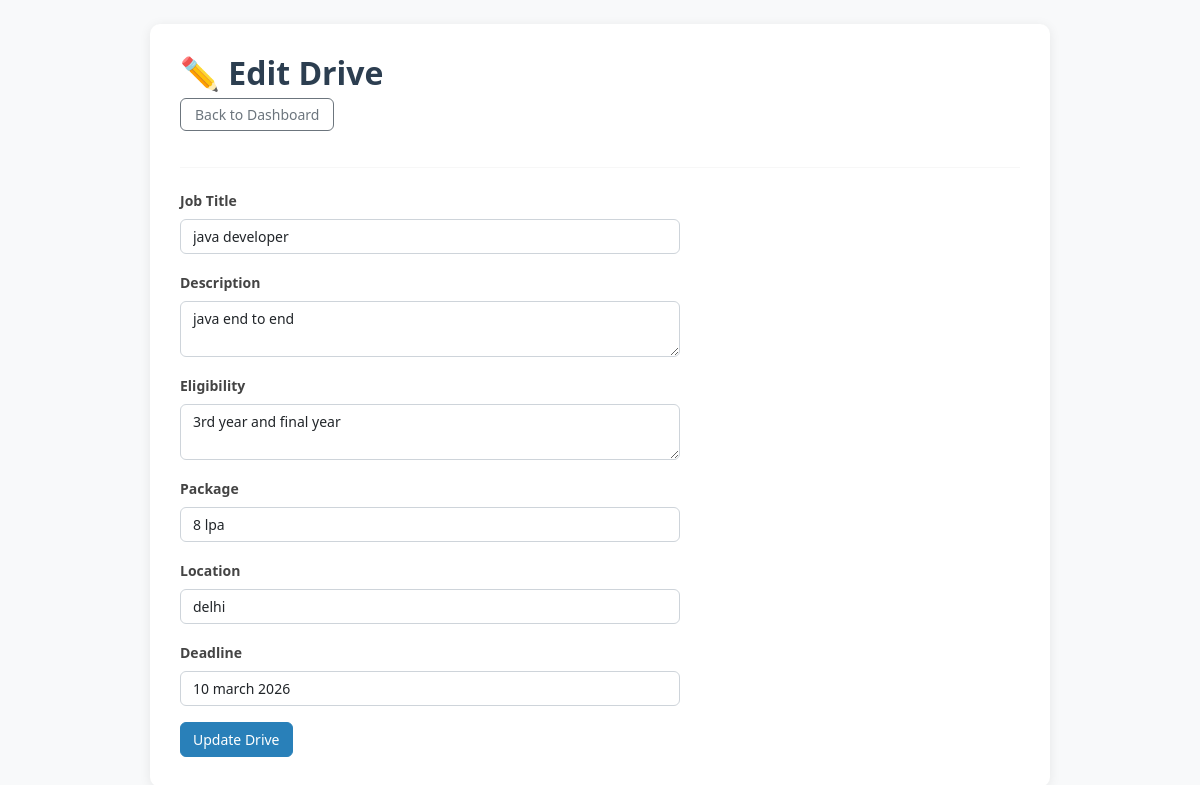
/company/drive/update/1 (signed in), run on the app's committed database.
### app.py (models this page shows)
class PlacementDrive(db.Model):
    id           = db.Column(db.Integer, primary_key=True)
    company_id   = db.Column(db.Integer, db.ForeignKey('company.id'), nullable=False)
    job_title    = db.Column(db.String(200), nullable=False)
    description  = db.Column(db.Text)
    eligibility  = db.Column(db.Text)
    package      = db.Column(db.String(100))
    location     = db.Column(db.String(100))
    status       = db.Column(db.String(20), default='Pending')
    deadline     = db.Column(db.String(100), nullable=False)
    created_at   = db.Column(db.DateTime, default=datetime.utcnow)
    applications = db.relationship('Application', backref='drive', lazy=True)

### app.py (the view, shortened to what this page needs)
@app.route('/company/drive/update/<int:drive_id>', methods=['GET', 'POST'])
@company_required
def modify_drive(drive_id):
    d = fetch_drive(drive_id)
    if not d:
        return redirect(url_for('dashboard_company'))
    return render_template('company/edit_drive.html', drive=d)

### app.py (called while the page is built)
def company_required(f):
    from functools import wraps
    @wraps(f)
    def wrapper(*args, **kwargs):
        if 'cid' not in session:
            flash("Please login first.", "warning")
            return redirect(url_for('login_company'))
        return f(*args, **kwargs)
    return wrapper

def fetch_drive(drive_id):
    record = PlacementDrive.query.get_or_404(drive_id)
    if record.company_id != session['cid']:
        flash("Access denied.", "danger")
        return None
    return record

### templates/company/edit_drive.html
{% extends "base.html" %}
{% block body %}
<h2>✏️ Edit Drive</h2>
<a href="{{ url_for('dashboard_company') }}" class="btn btn-outline-secondary btn-sm mb-3">Back to Dashboard</a>
<hr>
<form method="POST" style="max-width: 500px;">
    <div class="mb-3">
        <label class="form-label">Job Title</label>
        <input type="text" name="job_title" class="form-control" value="{{ drive.job_title }}" required>
    </div>
    <div class="mb-3">
        <label class="form-label">Description</label>
        <textarea name="description" class="form-control">{{ drive.description or '' }}</textarea>
    </div>
    <div class="mb-3">
        <label class="form-label">Eligibility</label>
        <textarea name="eligibility" class="form-control">{{ drive.eligibility or '' }}</textarea>
    </div>
    <div class="mb-3">
        <label class="form-label">Package</label>
        <input type="text" name="package" class="form-control" value="{{ drive.package or '' }}">
    </div>
    <div class="mb-3">
        <label class="form-label">Location</label>
        <input type="text" name="location" class="form-control" value="{{ drive.location or '' }}">
    </div>
    <div class="mb-3">
        <label class="form-label">Deadline</label>
        <input type="text" name="deadline" class="form-control" value="{{ drive.deadline or '' }}">
    </div>
    <button type="submit" class="btn btn-primary">Update Drive</button>
</form>
{% endblock body %}

### static/style.css (style rules this page uses)
body { background-color: #f4f6f9; font-family: 'Segoe UI', Arial, sans-serif; color: #333; }
h2 { font-weight: 700; color: #2c3e50; margin-bottom: 6px; }
hr { border-color: #e0e0e0; margin: 20px 0; }
.btn-sm { border-radius: 20px; padding: 5px 14px; font-size: 13px; }
.form-control, .form-select { border-radius: 6px; border: 1px solid #ced4da; font-size: 14px; }
.form-label { font-weight: 600; font-size: 14px; color: #444; }
.btn { border-radius: 6px; font-size: 14px; font-weight: 500; }
.btn-primary { background-color: #2980b9; border-color: #2980b9; }

### data on the page
PlacementDrive: job_title "java developer", description "java end to end", eligibility "3rd year and final year", package "8 lpa", location "delhi", deadline "10 march 2026"
